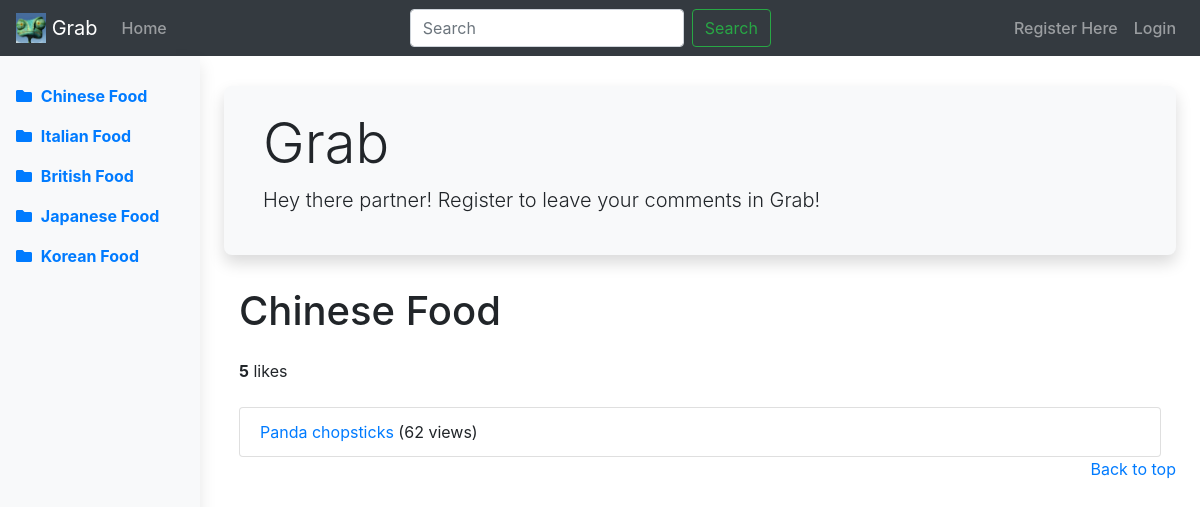
The app's page /rango/category/chinese-food/ with its own data.
### rango/models.py (models this page shows, shortened)
class Category(models.Model):
    Name_Max_Length = 128
    name = models.CharField(max_length=Name_Max_Length, unique=True)
    views = models.IntegerField(default=0)
    likes = models.IntegerField(default=0)
    slug = models.SlugField(unique = True)
    class Meta:
        verbose_name_plural = 'Categories'

class Page(models.Model):
    category = models.ForeignKey(Category, on_delete=models.CASCADE)
    title = models.CharField(max_length=128)
    url = models.URLField(blank=True, null=True)
    views = models.IntegerField(default=0)
    price = models.FloatField(default=0)
    rating = models.FloatField(default=0)
    location = models.CharField(max_length=128,blank=True, null=True)
    slug = models.SlugField(unique = True, blank=True, null=True)
    image = models.ImageField(upload_to="page_images/", blank=True, null=True)
    likes = models.IntegerField(default=0)

### rango/views.py (the view)
def show_category(request, category_name_slug):
    context_dict = {}
    try:
        category = Category.objects.get(slug = category_name_slug)
        pages = Page.objects.filter(category = category).order_by('-views')
        context_dict['pages'] = pages
        context_dict['category'] = category
    except Category.DoesNotExist:
        context_dict['pages'] = None
        context_dict['category'] = None
    if request.user.is_authenticated:
        context_dict['user_liked'] = UserLike.objects.filter(user=request.user, category=category).exists()
    else:
        context_dict['user_liked'] = False
    if request.method == 'POST':
        query = request.POST['query'].strip()
        if query:
            context_dict['result_list'] = run_query(query)
            context_dict['query'] = query
    return render(request, 'rango/category.html', context = context_dict)

### rango/context_processors.py (called while the page is built)
def categories(request):
    return {
        'categories': Category.objects.all()  # 获取所有分类
    }

### templates/rango/category.html (shortened to what this page needs)
{% extends 'rango/base.html' %}
{% block body_block %}
<div class="jumbotron jumbotron-fluid p-4">
    <div class="container">
        <h1 class="display-4">Grab</h1>
        <p class="lead">
            {% if user.is_authenticated %}
                Hey {{ user.username }}, You are viewing {{ category.name }} Category!
            {% else %}
                Hey there partner! Register to leave your comments in Grab!
            {% endif %}
        </p>
    </div>
</div>
<div class="container">
    {% if category %}
    <div class="row">
        <div class="col-md-12">
            <h1 class="mb-4">{{ category.name }}</h1>
            <div class="mb-4">
                <strong id="like_count">{{ category.likes }}</strong> likes
            </div>
        </div>
    </div>
    <div class="row">
        <div class="col-md-12">
            {% if pages %}
            <ul class="list-group">
                {% for page in pages %}
                <li class="list-group-item">
                    <a href="{% url 'rango:goto' %}?page_id={{ page.id }}">{{ page.title }}</a>
                    {% if page.views > 1 %}
                    ({{ page.views }} views)
                    {% elif page.views == 1 %}
                    ({{ page.views }} view)
                    {% endif %}
                </li>
                {% endfor %}
            </ul>
            {% else %}
            <p class="text-muted"><strong>No pages currently in category.</strong></p>
            {% endif %}
        </div>
    </div>
    {% else %}
    <p class="text-muted"><strong>The specified category does not exist.</strong></p>
    {% endif %}
</div>
{% endblock %}

### templates/rango/base.html (shortened to what this page needs)
<!DOCTYPE html>
{% load static %}
{% load rango_template_tags %}
<html lang="en">
<head>
    <link href="{% static 'css/all.min.css' %}" rel="stylesheet">
    <link href="{% static 'css/bootstrap.min.css' %}" rel="stylesheet">
    <link href="{% static 'css/custom.css' %}" rel="stylesheet">
</head>
<body>
<nav class="navbar navbar-expand-md navbar-dark bg-dark">
    <a class="navbar-brand" href="{% url 'rango:index' %}">
        <img src="{% static 'images/favicon.ico' %}" alt="Logo" height="30" class="d-inline-block align-top">
        Grab
    </a>
    <div class="collapse navbar-collapse" id="navbarCollapse">
        <ul class="navbar-nav mr-auto">
            <li class="nav-item {% if request.resolver_match.url_name == 'index' %}active{% endif %}">
                <a class="nav-link" href="{% url 'rango:index' %}">Home <span class="sr-only">(current)</span></a>
            </li>
        </ul>
     <form class="form-inline my-2 my-lg-0" action="{% url 'rango:index' %}" method="get">
            <input class="form-control mr-sm-2" type="search" placeholder="Search" aria-label="Search" name="query">
            <button class="btn btn-outline-success my-2 my-sm-0" type="submit">Search</button>
        </form>
        <ul class="navbar-nav ml-auto">
            {% if user.is_authenticated %}
                <li class="nav-item {% if request.resolver_match.url_name == 'logout' %}active{% endif %}">
                    <a class="nav-link" href="{% url 'rango:logout' %}">Logout</a>
                </li>
                <li class="nav-item {% if request.resolver_match.url_name == 'change_password' %}active{% endif %}">
                    <a class="nav-link" href="{% url 'rango:change_password' %}">Change Password</a>
                </li>
                  <li class="nav-item {% if request.resolver_match.url_name == 'edit_profile' %}active{% endif %}">
                    <a class="nav-link" href="{% url 'rango:edit_profile' %}">Edit profile</a>
                </li>
            {% else %}
                <li class="nav-item">
                    <a class="nav-link" href="{% url 'rango:register' %}">Register Here</a>
                </li>
                <li class="nav-item {% if request.resolver_match.url_name == 'login' %}active{% endif %}">
                    <a class="nav-link" href="{% url 'rango:login' %}">Login</a>
                </li>
            {% endif %}
        </ul>
    </div>
</nav>
<div class="container-fluid">
    <div class="row">
        <nav class="col-md-2 d-none d-md-block bg-light sidebar">
            <div class="sidebar-sticky">
                <ul class="nav flex-column">
                    {% block sidebar_block %}
                        {% for category in categories %}
                            <li class="nav-item">
                                <a class="nav-link" href="{% url 'rango:show_category' category.slug %}">
                                    <i class="fas fa-folder"></i> {{ category.name }}
                                </a>
                            </li>
                        {% endfor %}
                    {% endblock %}
                </ul>
            </div>
        </nav>
        <main role="main" class="col-md-9 ml-sm-auto col-lg-10 px-4" style="padding: 30px">
            {% block body_block %}{% endblock %}
            <footer>
                <p class="float-right"><a href="#">Back to top</a></p>
            </footer>
        </main>
    </div>
</div>
</body>
</html>

### static/css/custom.css (style rules this page uses)
.sidebar { padding: 20px; background-color: #f8f9fa; }
.sidebar .nav-link { color: #007bff; font-weight: bold; }
.jumbotron { background-color: #f8f9fa; border-radius: 0.5rem; box-shadow: 0 0.5rem 1rem rgba(0, 0, 0, 0.15); }
.sidebar { padding: 20px 0; box-shadow: 0 0.5rem 1rem rgba(0, 0, 0, 0.1); }
.sidebar-sticky { height: calc(100vh - 48px); overflow-x: hidden; overflow-y: auto; }
.nav-link { color: #495057; font-weight: 500; text-decoration: none; }
.nav-link i { margin-right: 5px; }

### records on screen
Category: name "Chinese Food", likes "5"
Category: name "Italian Food"
Category: name "British Food"
Category: name "Japanese Food"
Category: name "Korean Food"
Page: title "Panda chopsticks", views "62"
